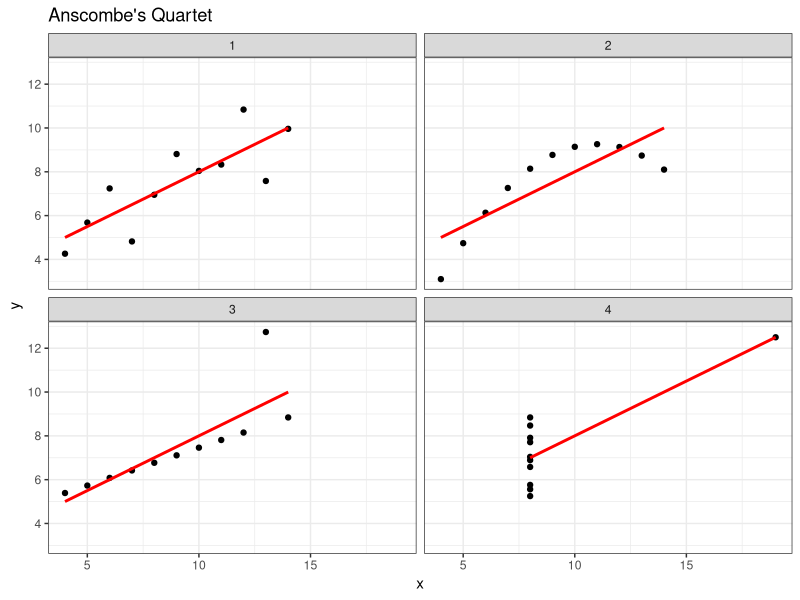
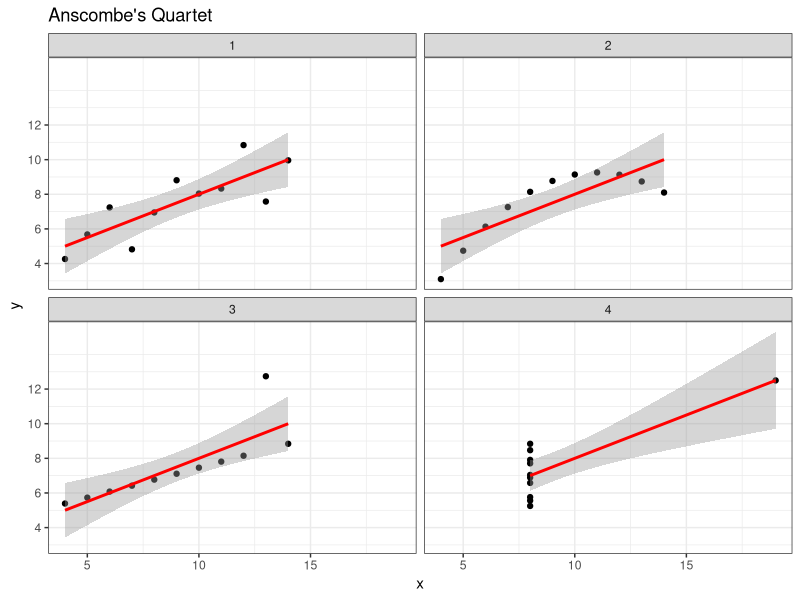

These charts were generated, in order, by the following R code: (Note: this script raises an error after producing the figures.)
## ---- chunk 1
knitr::opts_chunk$set(echo = TRUE)
## ---- chunk 2
str(anscombe)
## ---- chunk 3
lm1 <- summary(lm(y1~x1, anscombe[, c(1,5)]))
lm2 <- summary(lm(y2~x2, anscombe[, c(2,6)]))
lm3 <- summary(lm(y3~x3, anscombe[, c(3,7)]))
lm4 <- summary(lm(y4~x4, anscombe[, c(4,8)]))
## ---- chunk 4
lm1$coefficients
lm2$coefficients
lm3$coefficients
lm4$coefficients
## ---- chunk 5
library(ggplot2)

set <- rep(1:4, each = 11)

Anscombe <- data.frame(
  X   = unlist(anscombe[, 1:4]),
  Y   = unlist(anscombe[, 5:8]),
  set = factor(set)
)

g <- ggplot(data = Anscombe, aes(x = X, y = Y)) +
  geom_point() +
  geom_smooth(aes(group = set), method = lm, se = FALSE, color = "red") +
  facet_wrap(~set) +
  ggtitle("Anscombe's Quartet") +
  theme_bw() +
  xlab("x") +
  ylab("y") +
  scale_y_continuous(breaks = seq(0, 12, 2))

g
  
## ---- chunk 6
g_se <- ggplot(data = Anscombe, aes(x = X, y = Y)) +
  geom_point() +
  geom_smooth(aes(group = set), method = lm, se = TRUE, color = "red") +
  facet_wrap(~set) +
  ggtitle("Anscombe's Quartet") +
  theme_bw() +
  xlab("x") +
  ylab("y") +
  scale_y_continuous(breaks = seq(0, 12, 2))

g_se
## ---- chunk 7
knitr::include_graphics("images/02_jackman.png")
## ---- chunk 8
knitr::include_graphics("images/02_healy.png")
## ---- chunk 9
knitr::include_graphics("images/02_gpt5.jpg")
## ---- chunk 10
knitr::include_graphics("images/02_forbes.png")
## ---- chunk 11
knitr::include_graphics("images/02_healy2.png")
## ---- chunk 12
knitr::include_graphics("images/02_timeseries.png")
## ---- chunk 13
knitr::include_graphics("images/02_monster.png")
## ---- chunk 14
knitr::include_graphics("images/02_boxplots.png")
## ---- chunk 15
library(ggplot2)
library(ggthemes)
library(patchwork)

# Base plot
p <- ggplot(cars, aes(x = speed, y = dist)) +
  geom_point(color = "steelblue", size = 2)

# Two themed versions
p_bw <- p + labs(title = "Speed vs Stopping Distance, default theme",
       x = "Speed (mph)",
       y = "Stopping distance (ft)")
p_tufte <- p + labs(title = "Speed vs Stopping Distance, theme_tufte()",
       x = "Speed (mph)",
       y = "Stopping distance (ft)") + 
  theme_tufte()

# Combine into 1x2 grid
p_bw + p_tufte
## ---- chunk 16
knitr::include_graphics("images/02_spurious_correlation.png")
## ---- chunk 17
knitr::include_graphics("images/02_solar_stock.jpg")
## ---- chunk 18
knitr::include_graphics("images/02_democracy.png")
## ---- chunk 19
knitr::include_graphics("images/02_democracy2.png")
## ---- chunk 20
knitr::include_graphics("images/02_3d.png")
## ---- chunk 21
knitr::include_graphics("images/02_barstacked.png")
## ---- chunk 22
knitr::include_graphics("images/02_edge1.png")
## ---- chunk 23
knitr::include_graphics("images/02_edge2.png")
## ---- chunk 24
knitr::include_graphics("images/02_brightness2.png")
## ---- chunk 25
knitr::include_graphics("images/02_brightness.png")
## ---- chunk 26
knitr::include_graphics("images/02_color_vs_shape.png")
## ---- chunk 27
knitr::include_graphics("images/02_multichanel.png")
## ---- chunk 28
knitr::include_graphics("images/02_gestalt1.png")
## ---- chunk 29
knitr::include_graphics("images/02_gestalt2.png")
## ---- chunk 30
knitr::include_graphics("images/02_vis_decode.png")
## ---- chunk 31
knitr::include_graphics("images/02_vis_decode2.png")
## ---- chunk 32
knitr::include_graphics("images/02_vis_decode3.png")
## ---- chunk 33
knitr::include_graphics("images/02_florida.png")
## ---- chunk 34
knitr::include_graphics("images/02_honest.png")
## ---- chunk 35
knitr::include_graphics("images/02_liefactor.png")
